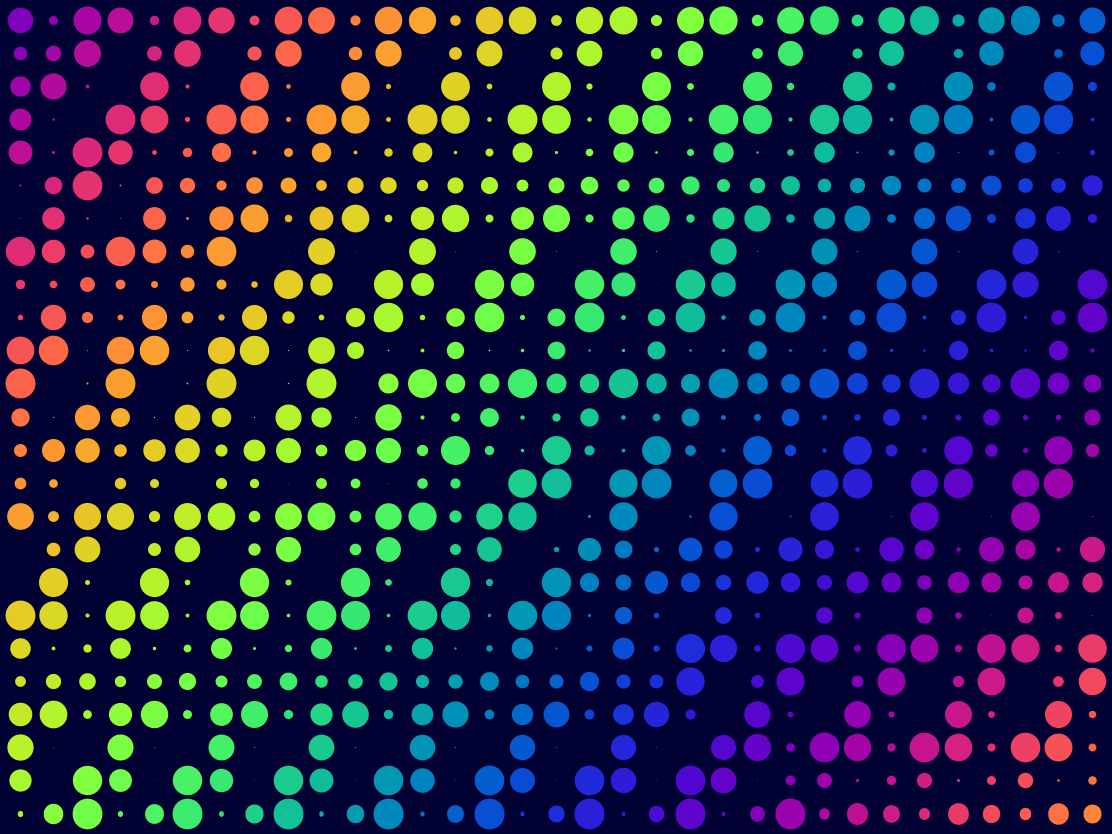
Frame 1 (no input)
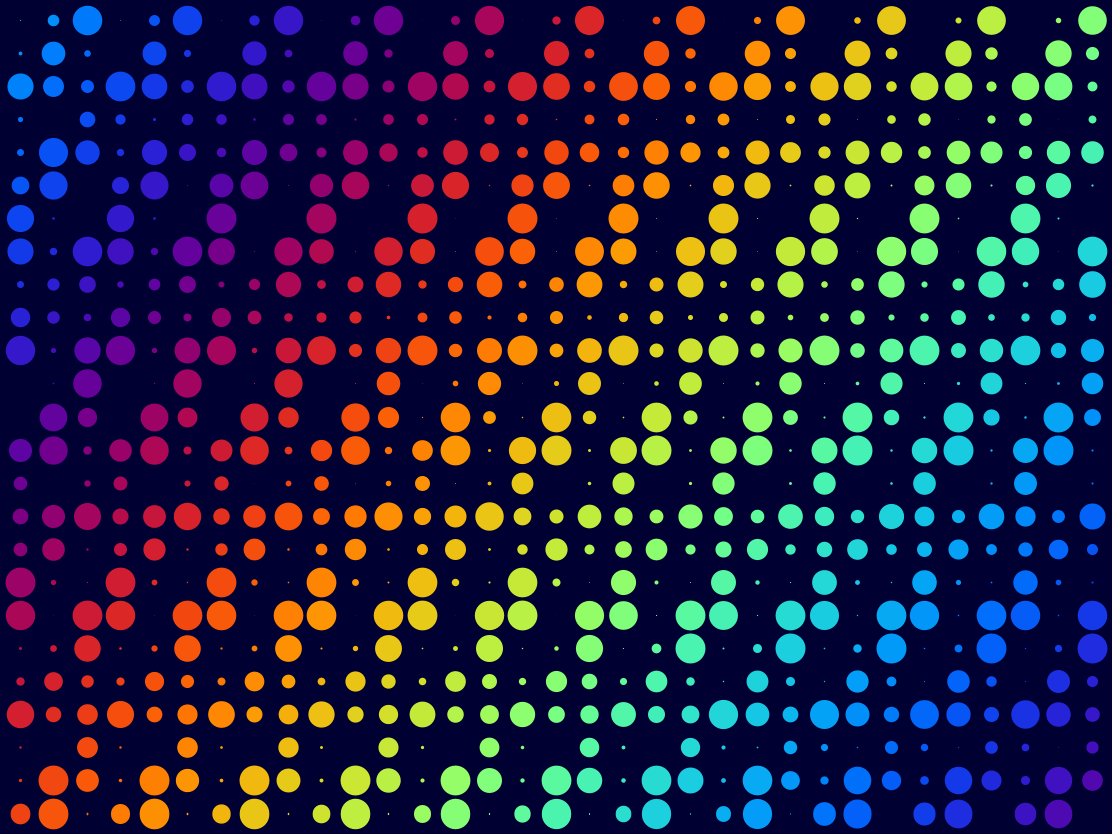
Frame 60 (the mouse pressed at the canvas centre just before this capture)
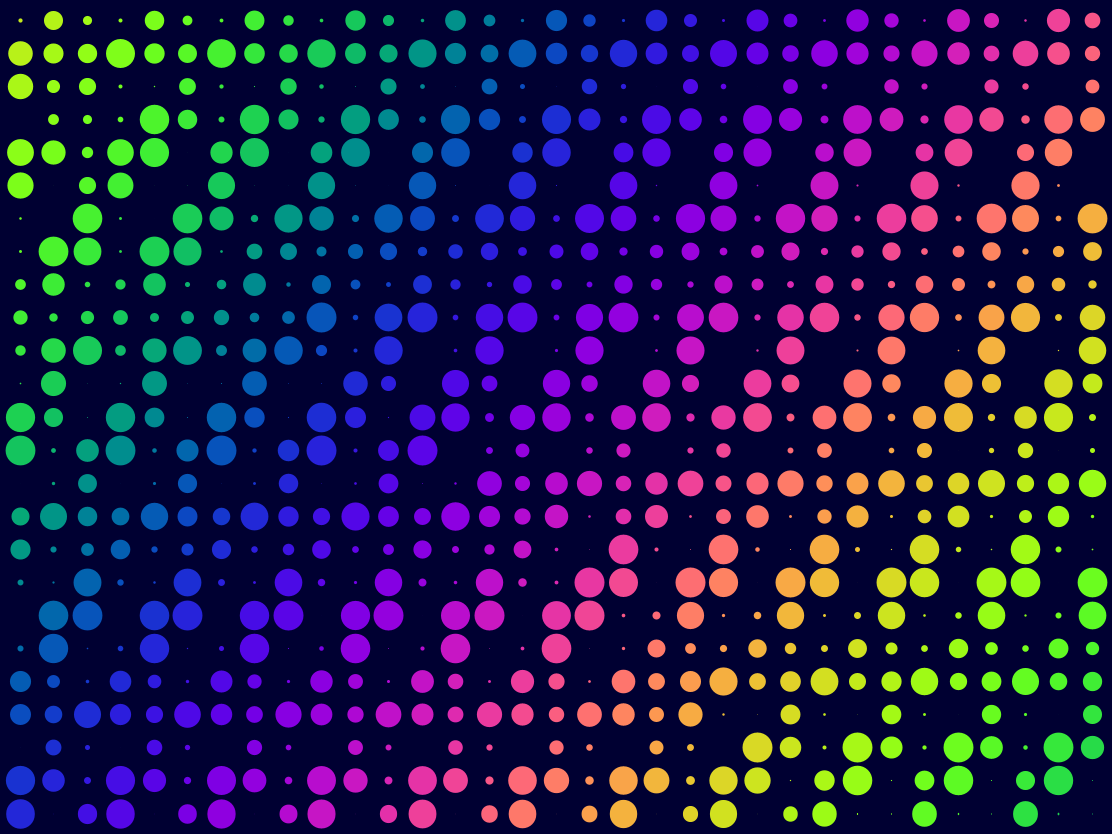
Frame 120 (the mouse held since frame 60 and released just before this capture)

The Processing sketch that drew these frames (run headless with seeded random() and noise(); from frame 60 on, the mouse is pressed at the canvas centre):

// Processing sketch: sketch_230216a
// ── sketch_230216a.pde
// こちらがオリジナルです。
// 【作者】Richard Bourneさん
// 【作品名】Wave
// https://openprocessing.org/sketch/1833308

PGraphics pg;
float gsx, gsy;
float loopLength;
float speed;
float sinput;
float pad = 20;

void setup() {
  size(1112, 834);

  pg = createGraphics(width, height);

  float gX = 32;
  float gY = 24;

  gsx = (width - pad * 2 ) / gX;
  gsy = (height - pad * 2 ) / gY;

  loopLength = 200;
  speed = 200;
}

// var colorMod = (togg, mod1, mod2) => sin(sinput + x*mod1 + y*mod2)*togg + cos(sinput + x*mod1 + y*mod2)*(1 - togg)
float colorMod(float togg, float mod1, float mod2, float x, float y) {
  return sin(sinput + x*mod1 + y*mod2)*togg + cos(sinput + x*mod1 + y*mod2)*(1 - togg);
}

void makeWave() {
  pg.beginDraw();
  pg.background(0, 0, 50, 20);
  for (float x = pad; x < width-pad+1; x+=gsx ) {
    for (float y = pad; y < height-pad+1; y+=gsy ) {
      float d = dist(x, y, x, x)/2.0f;

      float modulator = sin(sinput + x + y + sin(sinput + d));
      pg.strokeWeight(15 + 15 * modulator);

      var mod1 = 15;
      var mod2 = 15;

      pg.stroke(127.5 + 127.5 * colorMod(1, mod1, mod2, x, y),
        127.5 + 127.5 * colorMod(0, mod1, mod2, x, y),
        127.5 - 127.5 * colorMod(map(sin(sinput), -1, 1, 0, 1), mod1, mod2, x, y));
      pg.point(x, y );
    }
  }
  pg.endDraw();
}

void draw() {
  background(0, 0, 50, 40);

  float t = (frameCount%loopLength)/speed;
  sinput = map(t, 0, 1, 0, TAU);

  makeWave();
  image(pg, 0, 0, width, height);
}
